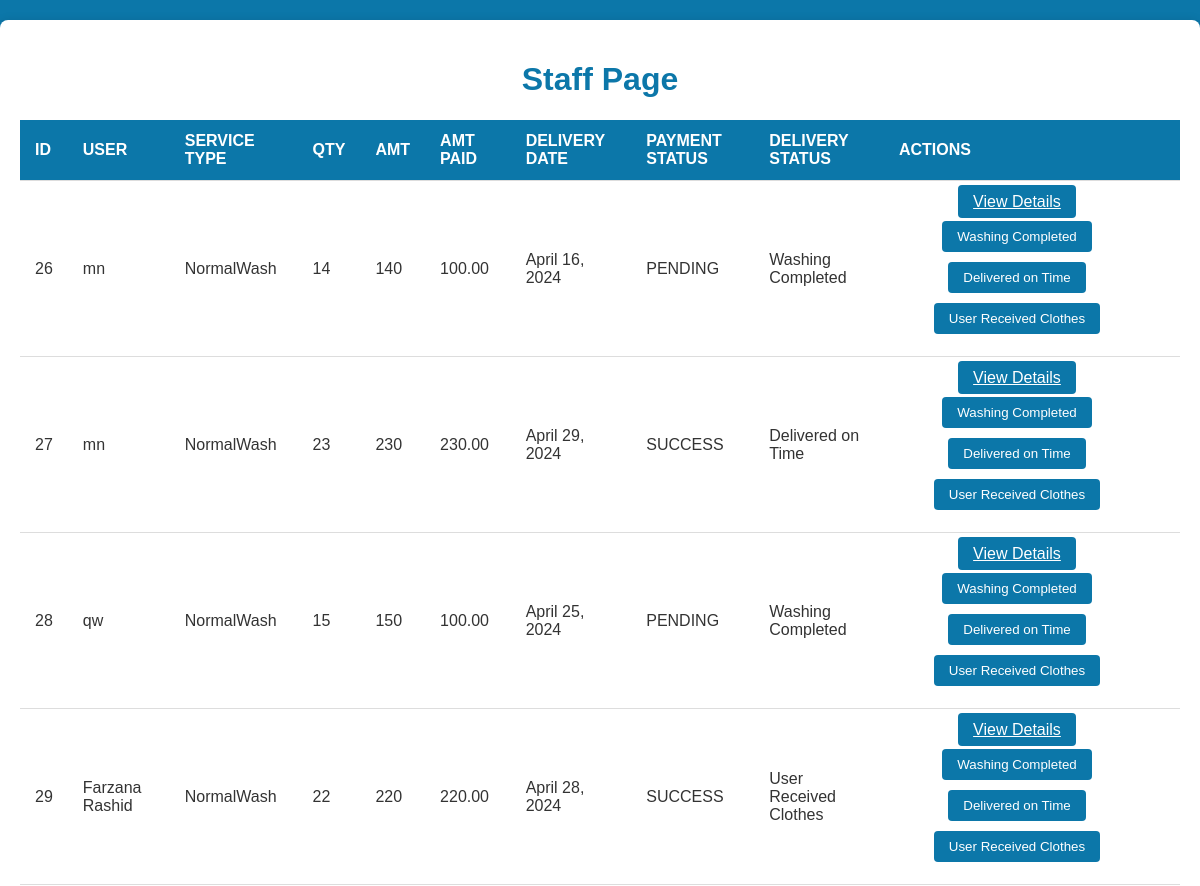
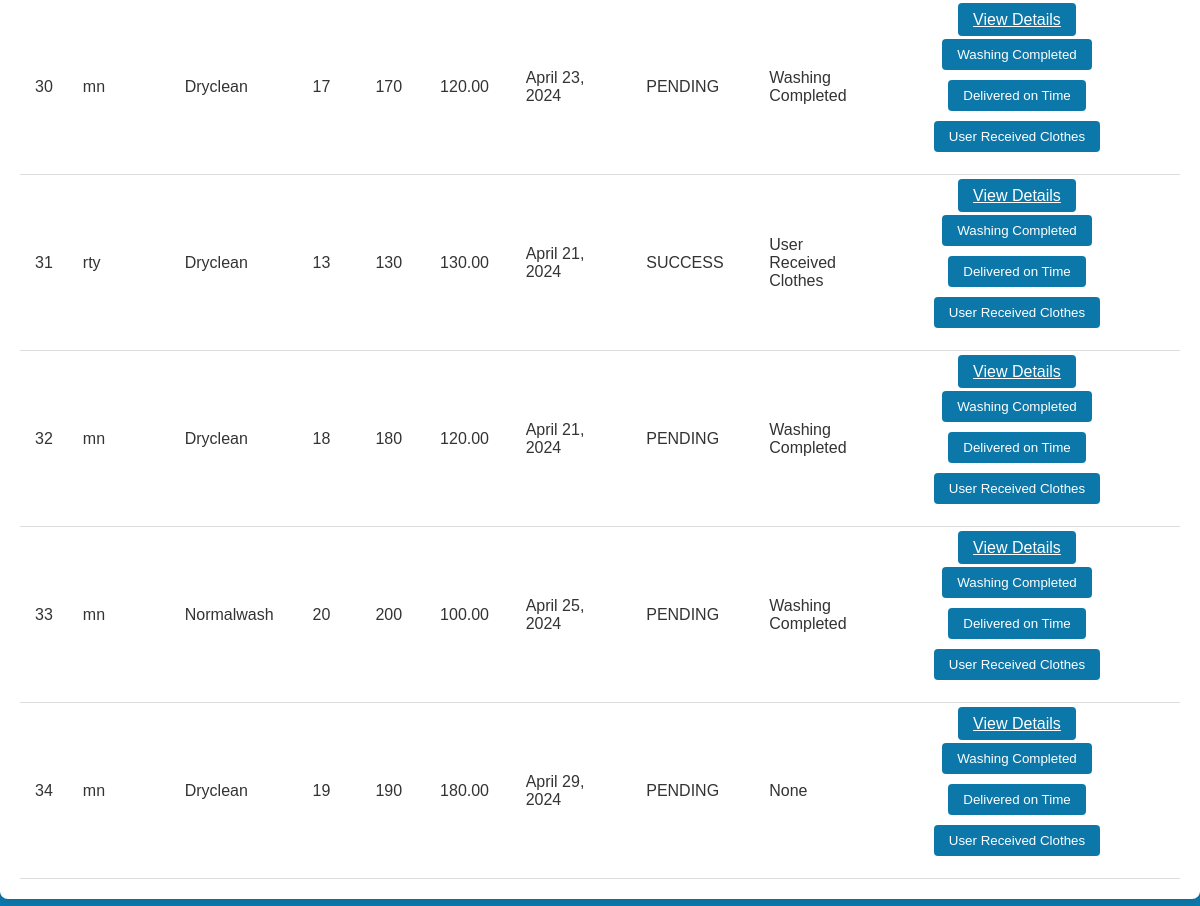
Screenshot of /staff/ (signed in) with the database file from the repository (2 pictures, top to bottom).
### userModule/models.py (models this page shows, shortened)
class Orderstbl(models.Model):
    SERVICE_TYPE_CHOICES = [
        ('Dryclean', 'Dryclean'),
        ('NormalWash', 'NormalWash'),
    ]
    user = models.ForeignKey(Usertbl, on_delete=models.CASCADE, null=False)
    service_type = models.CharField(max_length=20, choices=SERVICE_TYPE_CHOICES, null=False)
    quantity = models.IntegerField()
    amount = models.IntegerField()
    expected_delivery_date = models.DateField()
    payment_completed = models.BooleanField(default=False)
    delivery_status = models.CharField(max_length=100, blank=True, null=True)

class Usertbl(models.Model):
    USER_TYPE_CHOICES = [
        ('USER', 'user'),
        ('STAFF', 'staff'),
        ('ADMIN', 'admin'),
    ]
    user = models.OneToOneField(User, on_delete=models.CASCADE)
    usertype = models.CharField(max_length=10, choices=USER_TYPE_CHOICES)
    username = models.TextField(max_length=255, blank=False)
    useremail = models.EmailField(max_length=254, unique=True, blank=False, null=False)
    is_staff = models.BooleanField(default=False)  # New Field For Host
    is_admin = models.BooleanField(default=False)  # New Field For Admin

class Payment(models.Model):
    PAYMENT_STATUS_CHOICES = [
        ('SUCCESS', 'Success'),
        ('PENDING', 'Pending'),
        ('FAILED', 'Failed'),
    ]
    order = models.ForeignKey(Orderstbl, on_delete=models.CASCADE, null=False)
    amount_paid = models.DecimalField(max_digits=10, decimal_places=2, validators=[MinValueValidator(0)])
    due_amount = models.DecimalField(max_digits=10, decimal_places=2, validators=[MinValueValidator(0)], default=0.0)
    payment_status = models.CharField(max_length=10, choices=PAYMENT_STATUS_CHOICES, default='PENDING')
    payment_date = models.DateTimeField(auto_now_add=True)

### userModule/views.py (the view)
# urls.py: path("staff/", staff_page, name="staff_page"),
@login_required(login_url='user_login')
def staff_page(request):
    orders = Orderstbl.objects.prefetch_related('payment_set').all()
    context = {
        'orders': orders,
    }
    return render(request, "userM/staff_page.html", context)

### templates/userM/staff_page.html (shortened to what this page needs)
<!DOCTYPE html>
<html lang="en">
<head>
</head>
<body>
    <div class="container">
        <h1>Staff Page</h1>
        <table>
            <thead>
                <tr>
                    <th>ID</th>
                    <th>User</th>
                    <th>Service Type</th>
                    <th>Qty</th>
                    <th>Amt</th>
                    <th>Amt Paid</th>
                    <th>Delivery Date</th>
                    <th>Payment Status</th>
                    <th>Delivery Status</th>
                    <th>Actions</th>
                </tr>
            </thead>
            <tbody>
                {% for order in orders %}
                <tr>
                    <td>{{ order.id }}</td>
                    <td>{{ order.user.username }}</td>
                    <td>{{ order.service_type }}</td>
                    <td>{{ order.quantity }}</td>
                    <td>{{ order.amount }}</td>
                    <td>{{ order.payment_set.first.amount_paid }}</td>
                    <td>{{ order.expected_delivery_date }}</td>
                    <td>{{ order.payment_set.first.payment_status }}</td>
                    <td class="delivery-status">{{ order.delivery_status }}</td>
                    <td class="actions">
    <ul class="button-list">
        <li><a href="{% url 'view_details' order.id %}" class="btn">View Details</a></li>
        <li class="update-status-form">
            <button type="button" class="btn update-status" data-status="completed">Washing Completed</button>
        </li>
        <li class="update-status-form">
            <button type="button" class="btn update-status" data-status="delivered">Delivered on Time</button>
        </li>
        <li class="update-status-form">
            <button type="button" class="btn update-status" data-status="received">User Received Clothes</button>
        </li>
    </ul>
</td>
                </tr>
                {% endfor %}
            </tbody>
        </table>
    </div>
</body>
</html>

### templates/userM/staff_page.html (style rules this page uses)
body { font-family: Arial, sans-serif; background-color: rgba(12, 119, 169, 1); margin: 0; padding: 0; color: #333; }
.container { max-width: 1200px; margin: 20px auto; padding: 20px; background-color: #fff; border-radius: 8px; box-shadow: 0 0 10px rgba(0, 0, 0, 0.1); }
h1 { text-align: center; color: rgba(12, 119, 169, 1); }
table { width: 100%; border-collapse: collapse; margin-top: 20px; }
th, td { padding: 12px 15px; text-align: left; border-bottom: 1px solid #ddd; }
th { background-color: rgba(12, 119, 169, 1); color: #fff; font-weight: bold; text-transform: uppercase; }
.actions { display: flex; justify-content: space-between; align-items: center; text-align: center; }
.btn { padding: 8px 15px; border: none; border-radius: 4px; background-color: rgba(12, 119, 169, 1); color: #fff; cursor: pointer; transition: background-color 0.3s; }
.button-list { list-style-type: none; padding: 0; margin: 0; }
.button-list li { display: inline-block; margin-right:30px; margin-bottom: 10px; }

### rows the page displays
Orderstbl: id "26", user.username "mn", service_type "NormalWash", quantity "14", amount "140", payment_set.first.amount_paid "100.00", expected_delivery_date "April 16, 2024", payment_set.first.payment_status "PENDING", delivery_status "Washing Completed"
Orderstbl: id "27", user.username "mn", service_type "NormalWash", quantity "23", amount "230", payment_set.first.amount_paid "230.00", expected_delivery_date "April 29, 2024", payment_set.first.payment_status "SUCCESS", delivery_status "Delivered on Time"
Orderstbl: id "28", user.username "qw", service_type "NormalWash", quantity "15", amount "150", payment_set.first.amount_paid "100.00", expected_delivery_date "April 25, 2024", payment_set.first.payment_status "PENDING", delivery_status "Washing Completed"
Orderstbl: id "29", user.username "Farzana Rashid", service_type "NormalWash", quantity "22", amount "220", payment_set.first.amount_paid "220.00", expected_delivery_date "April 28, 2024", payment_set.first.payment_status "SUCCESS", delivery_status "User Received Clothes"
Orderstbl: id "30", user.username "mn", service_type "Dryclean", quantity "17", amount "170", payment_set.first.amount_paid "120.00", expected_delivery_date "April 23, 2024", payment_set.first.payment_status "PENDING", delivery_status "Washing Completed"
Orderstbl: id "31", user.username "rty", service_type "Dryclean", quantity "13", amount "130", payment_set.first.amount_paid "130.00", expected_delivery_date "April 21, 2024", payment_set.first.payment_status "SUCCESS", delivery_status "User Received Clothes"
Orderstbl: id "32", user.username "mn", service_type "Dryclean", quantity "18", amount "180", payment_set.first.amount_paid "120.00", expected_delivery_date "April 21, 2024", payment_set.first.payment_status "PENDING", delivery_status "Washing Completed"
Orderstbl: id "33", user.username "mn", service_type "Normalwash", quantity "20", amount "200", payment_set.first.amount_paid "100.00", expected_delivery_date "April 25, 2024", payment_set.first.payment_status "PENDING", delivery_status "Washing Completed"
Orderstbl: id "34", user.username "mn", service_type "Dryclean", quantity "19", amount "190", payment_set.first.amount_paid "180.00", expected_delivery_date "April 29, 2024", payment_set.first.payment_status "PENDING", delivery_status "None"
